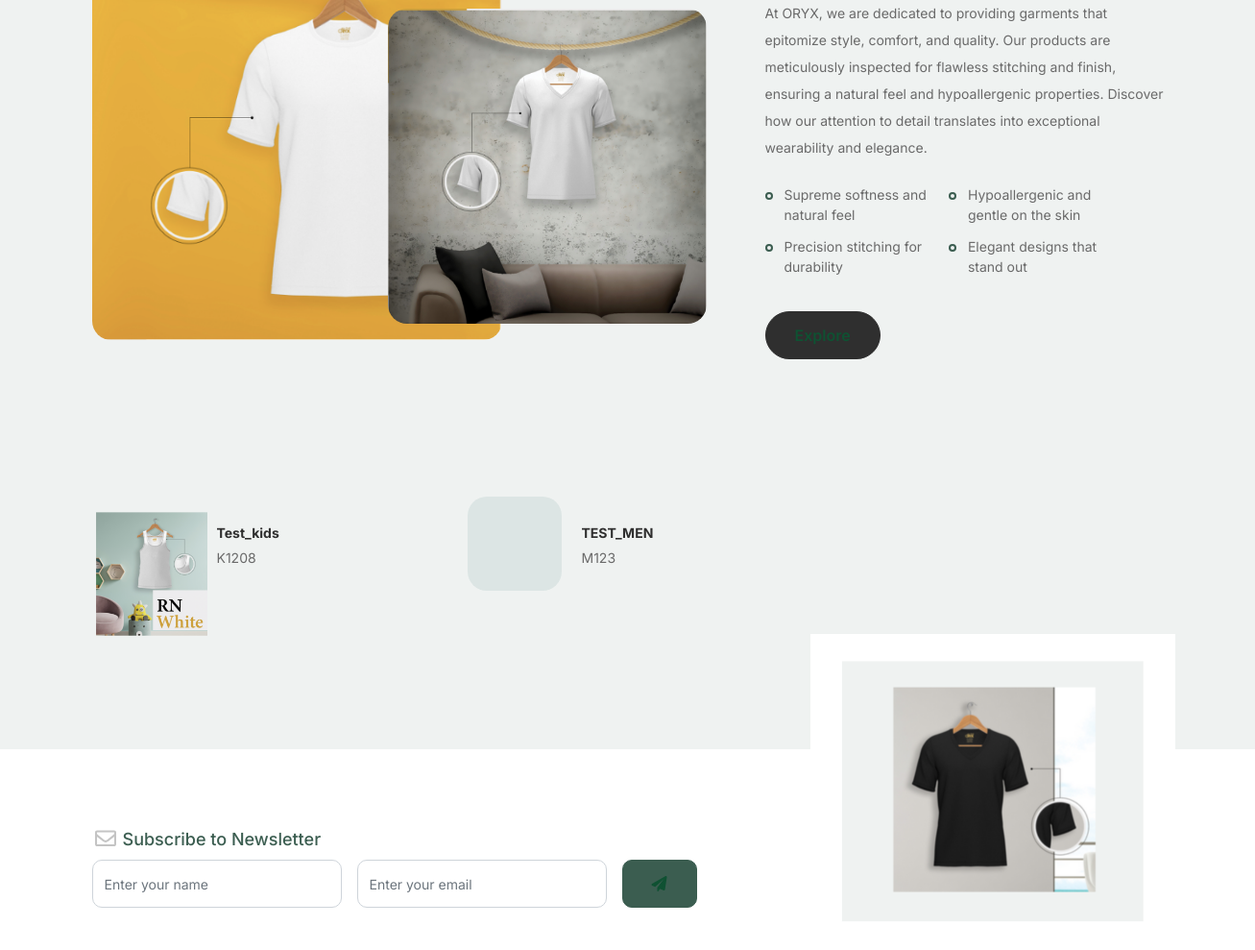
Before: / (middle part) with the older database file.
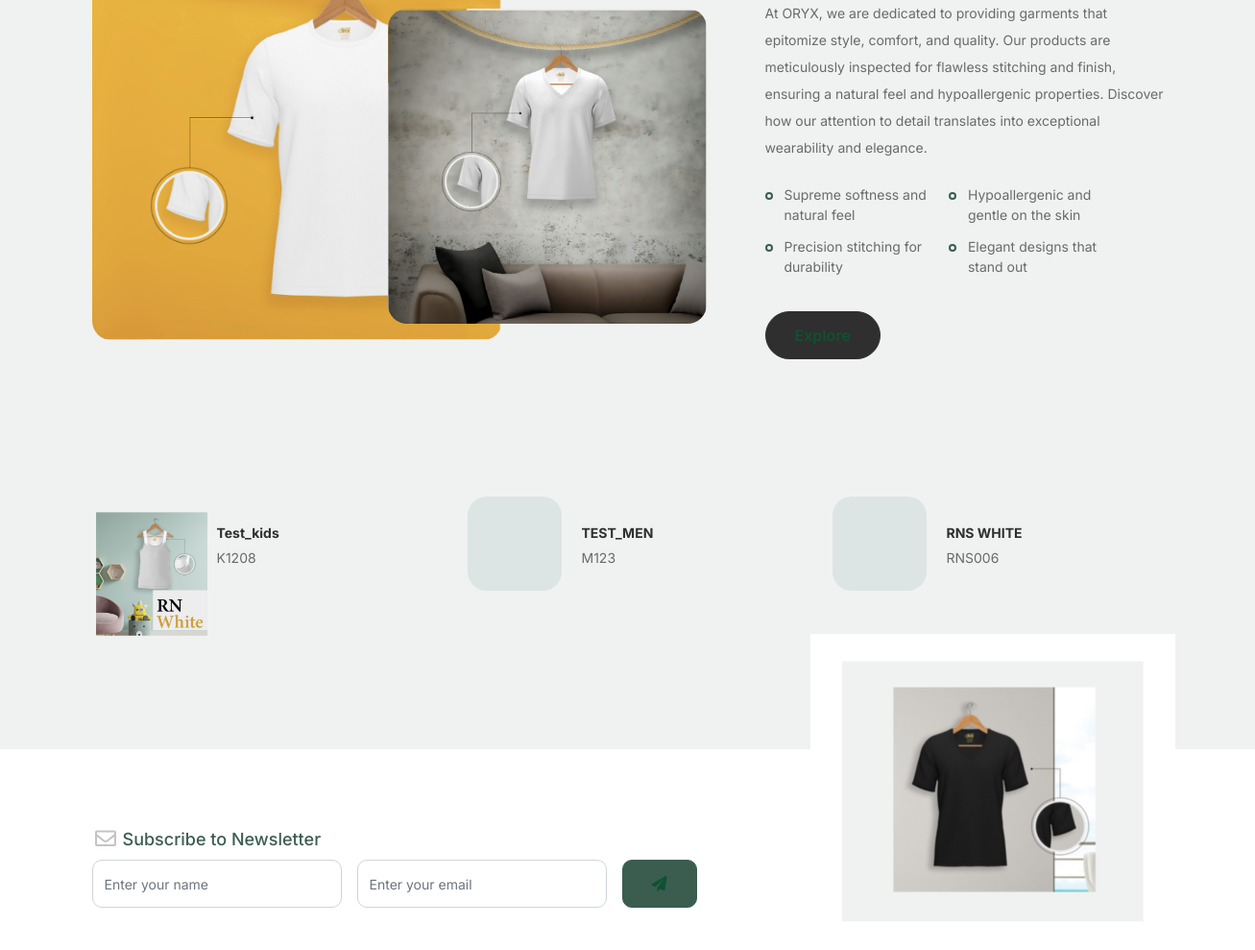
After: the same page with the newer database file.
### products/models.py (models this page shows, shortened)
class Product(models.Model):
    CATEGORY_CHOICES = (
        ('Mens', 'Mens'),
        ('Kids', 'Kids'),
    )
    product_id = models.CharField(max_length=100, unique=True)
    title = models.CharField(max_length=200)
    price = models.FloatField(blank=True, null=True)
    category = models.CharField(max_length=10, choices=CATEGORY_CHOICES)
    color = models.CharField(max_length=100, blank=True)
    packing = models.CharField(max_length=100, blank=True)
    sizes = models.TextField(blank=True)
    created_at = models.DateTimeField(auto_now_add=True)
    updated_at = models.DateTimeField(auto_now=True)
    main_image = models.ImageField(upload_to='products/')
    image_1 = models.ImageField(upload_to='products/', blank=True, null=True)
    image_2 = models.ImageField(upload_to='products/', blank=True, null=True)
    image_3 = models.ImageField(upload_to='products/', blank=True, null=True)
    image_4 = models.ImageField(upload_to='products/', blank=True, null=True)
    priority = models.IntegerField(default=0)

### products/views.py (the view)
# urls.py: path('', views.index,name='home'),
def index(request):
    products = Product.objects.all().order_by('-priority')[:3]
    return render(request,'index.html', {'products': products})

### templates/index.html (shortened to what this page needs)
{% extends 'layouts/blank_layout.html'%}
{% load static %}
{% block help %}
{% include 'layouts/help.html'%}
{% endblock %}
{% block popular_products %}
{% include 'layouts/popular_pdt.html'%}
{% endblock %}
{% block footer %}
{% include 'layouts/footer.html'%}
{% endblock %}

### templates/layouts/popular_pdt.html
<div class="popular-product">
    <div class="container">
        <div class="row">
            {% for product in products %}
            <div class="col-12 col-md-6 col-lg-4 mb-4 mb-lg-0">
                <div class="product-item-sm d-flex">
                    <div class="thumbnail">
                        <img src="{{ product.main_image.url }}" alt="{{ product.name }}" class="img-fluid">
                    </div>
                    <div class="pt-3">
                        <h3>{{ product.title }}</h3>
                        <p>{{ product.product_id }}</p>
                    </div>
                </div>
            </div>
            {% endfor %}
        </div>
    </div>
</div>

Changed rows visible on the page:
added Product: title "RNS WHITE", product_id "RNS006"
